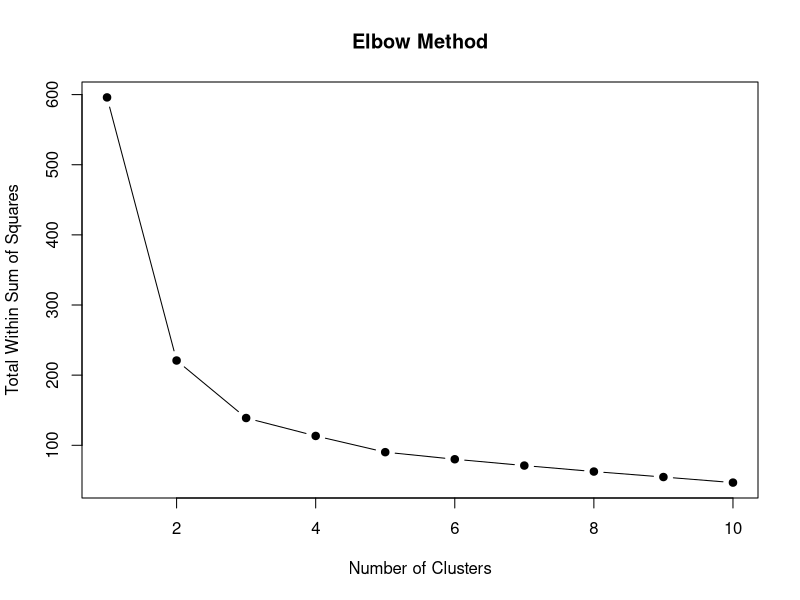
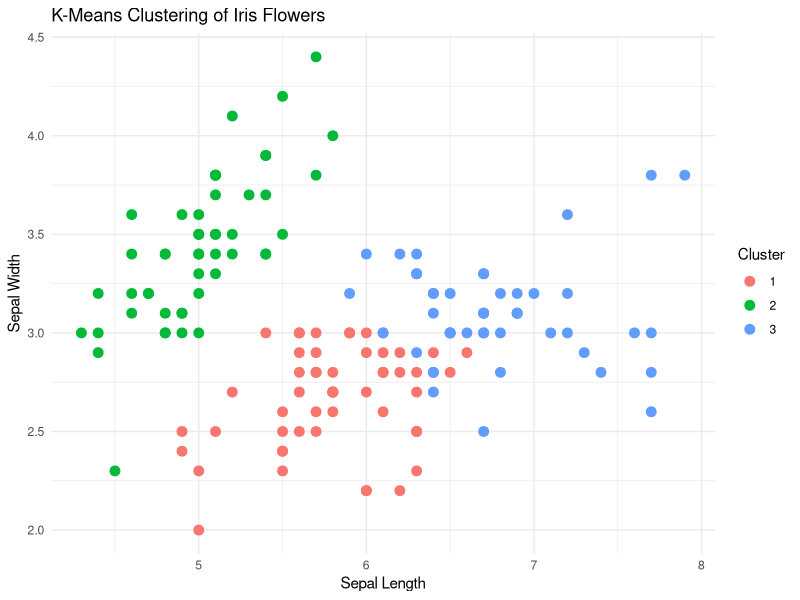
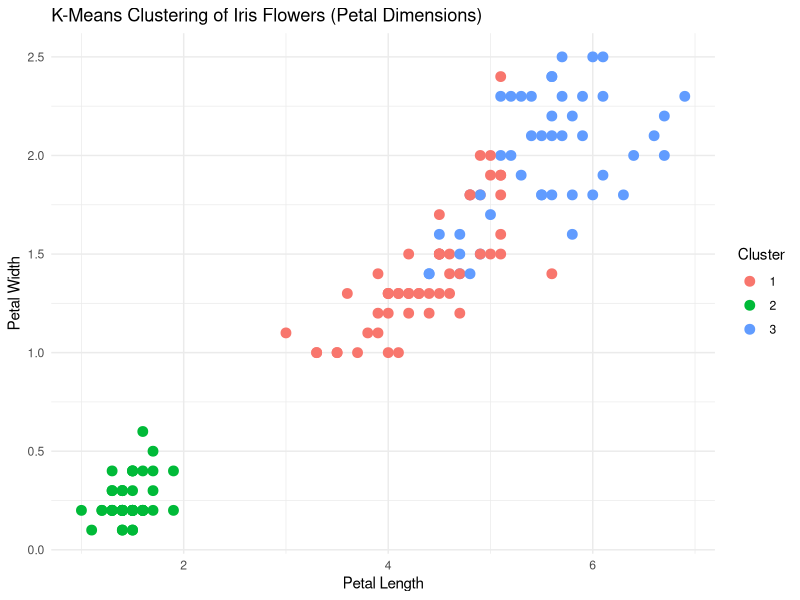

The R source for these figures, in order:
library(ggplot2)
library(dplyr)

data(iris)
head(iris)
summary(iris)

iris_data <- iris[, 1:4]  

iris_data_scaled <- scale(iris_data)  

set.seed(123)

wss <- sapply(1:10, function(k) {
  kmeans(iris_data_scaled, centers = k, nstart = 10)$tot.withinss
})

plot(1:10, wss, type = "b", pch = 19, xlab = "Number of Clusters",
     ylab = "Total Within Sum of Squares", main = "Elbow Method")

kmeans_result <- kmeans(iris_data_scaled, centers = 3, nstart = 10)

print(kmeans_result)

iris_clustered <- iris %>%
  mutate(Cluster = as.factor(kmeans_result$cluster))

head(iris_clustered)

ggplot(iris_clustered, aes(x = Sepal.Length, y = Sepal.Width, color = Cluster)) +
  geom_point(size = 3) +
  labs(title = "K-Means Clustering of Iris Flowers",
       x = "Sepal Length",
       y = "Sepal Width") +
  theme_minimal()

ggplot(iris_clustered, aes(x = Petal.Length, y = Petal.Width, color = Cluster)) +
  geom_point(size = 3) +
  labs(title = "K-Means Clustering of Iris Flowers (Petal Dimensions)",
       x = "Petal Length",
       y = "Petal Width") +
  theme_minimal()
